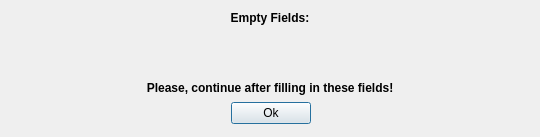
<?xml version="1.0" encoding="UTF-8"?>
<ui version="4.0">
 <class>Warning</class>
 <widget class="QDialog" name="Warning">
  <property name="windowModality">
   <enum>Qt::WindowModal</enum>
  </property>
  <property name="geometry">
   <rect>
    <x>0</x>
    <y>0</y>
    <width>540</width>
    <height>137</height>
   </rect>
  </property>
  <property name="windowTitle">
   <string>PisiYap - Warning: Empty fields..!</string>
  </property>
  <property name="windowIcon">
   <iconset resource="../icons/pisiyapicon.qrc">
    <normaloff>:/pisiyap.svg</normaloff>:/pisiyap.svg</iconset>
  </property>
  <layout class="QGridLayout" name="gridLayout">
   <item row="0" column="0">
    <widget class="QLabel" name="label">
     <property name="font">
      <font>
       <weight>75</weight>
       <bold>true</bold>
      </font>
     </property>
     <property name="text">
      <string>Empty Fields:</string>
     </property>
     <property name="textFormat">
      <enum>Qt::PlainText</enum>
     </property>
     <property name="alignment">
      <set>Qt::AlignCenter</set>
     </property>
    </widget>
   </item>
   <item row="1" column="0">
    <widget class="QLabel" name="warnings">
     <property name="sizePolicy">
      <sizepolicy hsizetype="Preferred" vsizetype="Expanding">
       <horstretch>0</horstretch>
       <verstretch>0</verstretch>
      </sizepolicy>
     </property>
     <property name="font">
      <font>
       <weight>50</weight>
       <italic>false</italic>
       <bold>false</bold>
      </font>
     </property>
     <property name="textFormat">
      <enum>Qt::PlainText</enum>
     </property>
     <property name="scaledContents">
      <bool>true</bool>
     </property>
     <property name="alignment">
      <set>Qt::AlignCenter</set>
     </property>
     <property name="wordWrap">
      <bool>true</bool>
     </property>
    </widget>
   </item>
   <item row="2" column="0">
    <widget class="QLabel" name="label_2">
     <property name="font">
      <font>
       <weight>75</weight>
       <bold>true</bold>
      </font>
     </property>
     <property name="toolTip">
      <string>&lt;!DOCTYPE HTML PUBLIC &quot;-//W3C//DTD HTML 4.0//EN&quot; &quot;http://www.w3.org/TR/REC-html40/strict.dtd&quot;&gt;
&lt;html&gt;&lt;head&gt;&lt;meta name=&quot;qrichtext&quot; content=&quot;1&quot; /&gt;&lt;style type=&quot;text/css&quot;&gt;
p, li { white-space: pre-wrap; }
&lt;/style&gt;&lt;/head&gt;&lt;body style=&quot; font-family:'Sans Serif'; font-size:10pt; font-weight:400; font-style:normal;&quot;&gt;
&lt;p align=&quot;center&quot; style=&quot;-qt-paragraph-type:empty; margin-top:0px; margin-bottom:0px; margin-left:0px; margin-right:0px; -qt-block-indent:0; text-indent:0px;&quot;&gt;&lt;/p&gt;&lt;/body&gt;&lt;/html&gt;</string>
     </property>
     <property name="text">
      <string>Please, continue after filling in these fields!</string>
     </property>
     <property name="textFormat">
      <enum>Qt::PlainText</enum>
     </property>
     <property name="alignment">
      <set>Qt::AlignCenter</set>
     </property>
    </widget>
   </item>
   <item row="3" column="0">
    <layout class="QHBoxLayout" name="horizontalLayout">
     <item>
      <spacer name="horizontalSpacer">
       <property name="orientation">
        <enum>Qt::Horizontal</enum>
       </property>
       <property name="sizeHint" stdset="0">
        <size>
         <width>235</width>
         <height>25</height>
        </size>
       </property>
      </spacer>
     </item>
     <item>
      <widget class="QPushButton" name="pushButton">
       <property name="sizePolicy">
        <sizepolicy hsizetype="Preferred" vsizetype="Fixed">
         <horstretch>0</horstretch>
         <verstretch>0</verstretch>
        </sizepolicy>
       </property>
       <property name="text">
        <string>Ok</string>
       </property>
       <property name="icon">
        <iconset resource="../icons/pisiyapicon.qrc">
         <normaloff>:/ok.svg</normaloff>:/ok.svg</iconset>
       </property>
      </widget>
     </item>
     <item>
      <spacer name="horizontalSpacer_2">
       <property name="orientation">
        <enum>Qt::Horizontal</enum>
       </property>
       <property name="sizeHint" stdset="0">
        <size>
         <width>232</width>
         <height>25</height>
        </size>
       </property>
      </spacer>
     </item>
    </layout>
   </item>
  </layout>
 </widget>
 <resources>
  <include location="../icons/pisiyapicon.qrc"/>
 </resources>
 <connections>
  <connection>
   <sender>pushButton</sender>
   <signal>clicked()</signal>
   <receiver>Warning</receiver>
   <slot>close()</slot>
   <hints>
    <hint type="sourcelabel">
     <x>272</x>
     <y>94</y>
    </hint>
    <hint type="destinationlabel">
     <x>359</x>
     <y>87</y>
    </hint>
   </hints>
  </connection>
 </connections>
 <slots>
  <slot>warnings()</slot>
 </slots>
</ui>
